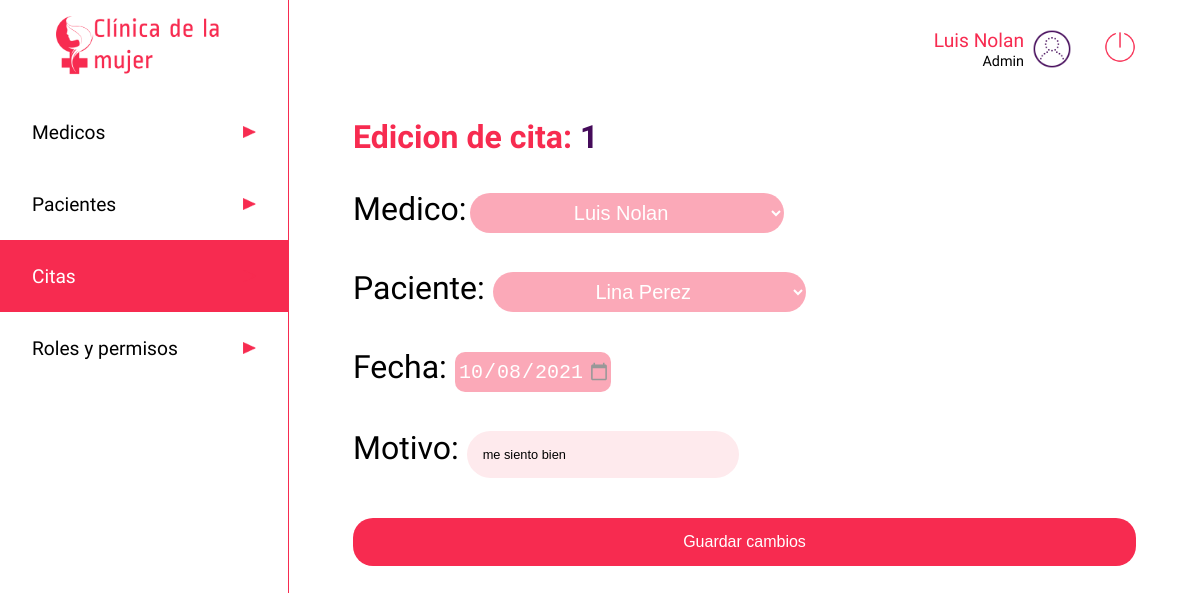
The app's page /listado-citas/1/editar (signed in) with its own data.
### app.py (models this page shows, shortened)
class users(db.Model):
    __tablename__ = 'users'
    cedula = db.Column(db.Integer, primary_key=True)
    nombre=db.Column(db.String)
    apellido=db.Column(db.String)
    nacimiento=db.Column(db.String)
    eps=db.Column(db.String)
    email=db.Column(db.String, unique=True)
    telefono=db.Column(db.Integer)
    dir=db.Column(db.String)
    ciudad=db.Column(db.String)
    password=db.Column(db.String)
    rol =db.Column(db.String)
    especialidad = db.Column(db.String)
    estado = db.Column(db.Boolean)

class citas(db.Model):
    __tablename__ = 'citas'
    cita_id=db.Column(db.Integer, primary_key=True)
    medico_id = db.Column(db.Integer, nullable=False)
    paciente_id = db.Column(db.Integer, nullable=False)
    fecha = db.Column(db.String)
    motivo = db.Column(db.String(500))
    estado = db.Column(db.Boolean)
    hora_atencion = db.Column(db.String)
    sintomas = db.Column(db.String)
    diagnostico = db.Column(db.String)
    anotaciones = db.Column(db.String)
    calificacion = db.Column(db.Integer)
    calificacion_obs = db.Column(db.String)

### app.py (the view)
@app.route('/listado-citas/<cita>/editar', methods=['GET', 'POST'])
def editar_citas(cita):
    if 'usuarioIngresado' in session:
        cita = citas.query.filter_by(cita_id=cita).first()
        medicos = users.query.filter_by(rol='medico')
        pacientes = users.query.filter_by(rol='paciente')
        usuario = users.query.filter_by(cedula=int(session['usuarioIngresado'])).first()
        if request.method == 'POST':
            cita.medico_id = int(request.form['citamedico'])
            cita.paciente_id = int(request.form['citapaciente'])
            cita.fecha = request.form['citafecha']
            cita.motivo = request.form['citamotivo']
            db.session.commit()
        return render('editcita.html', data=cita, row=usuario, listamedicos=medicos, listapacientes=pacientes, cedulam = cita.medico_id)
    else:
        return render('acceso-denegado.html')

### templates/editcita.html (shortened to what this page needs)
<!DOCTYPE html>
<html lang="es">
<head>
    <link rel="stylesheet" type="text/css" href="{{ url_for('static', filename='css/stylelist.css')}}">
</head>
<body>
    <header class="header">
        <a href="/dashboard" type="button" class="btn"><img src="{{ url_for('static', filename='images/iconoclinica.png')}}" class="logo" alt="Clinica de la mujer"></a>
        <nav>
            <ul class="menu">
                <li class="menuitems"><a href="/medico" class="menulink"><span>Medicos</span><img src="{{ url_for('static', filename='images/triangulo.png')}}" class="flecha" alt=""></a></li>
                <li class="menuitems"><a href="/paciente" class="menulink"><span>Pacientes</span><img src="{{ url_for('static', filename='images/triangulo.png')}}" class="flecha" alt=""></a></li>
                <li class="menuitems"><a href="/listado-citas" class="menuselect"><span>Citas</span><img src="{{ url_for('static', filename='images/triangulo.png')}}" class="flecha" alt=""></a></li>
                <li class="menuitems"><a href="/roles" class="menulink"><span>Roles y permisos</span><img src="{{ url_for('static', filename='images/triangulo.png')}}" class="flecha" alt=""></a></li>
            </ul>
        </nav>
    </header>
    <main class="main">
        <div class="searchuser">
            <div>
                <div class="perfil">
                    <div>
                        <span class="nameuser">{{ row ['nombre'] }} {{ row ['apellido'] }}</span><br>
                        <span class="roluser">Admin</span>
                    </div>
                    <img src="{{ url_for('static', filename='images/test_account_100px.png')}}"  class="profile" alt="">
                    <a href="/logout" type="button" class="btn"><img src="{{ url_for('static', filename='images/off.png')}}" class="logout" alt="Cerrar sesion"></a>
                </div>
            </div>
        </div>
        <div class="cuerpo">
            <h1 class="titulo"><span style="color:#F72B50">Edicion de cita: </span><span style="color:#450B5A">{{ data.cita_id }}</span></h1><br>
            <form action="/listado-citas/{{ data.cita_id }}/editar" method="POST">
                <span class="titulo">Medico:</span>
                <select name="citamedico" class="campo-eps">
                    {% for l in listamedicos %}
                        {% if data.medico_id == l.cedula%}
                            <option selected value="{{ data.medico_id }}">{{l.nombre}} {{l.apellido}}</option>
                        {% endif%}
                    {% endfor %}
                </select> <br><br><br>
                <span class="titulo">Paciente: </span>
                <select name="citapaciente" class="campo-eps">
                    {% for l in listapacientes %}
                        {% if data.paciente_id == l.cedula%}
                            <option selected value="{{ data.paciente_id }}">{{l.nombre}} {{l.apellido}}</option>
                        {% endif%}
                    {% endfor%}
                </select> <br><br><br>
                <span class="titulo">Fecha: </span><input class="calendar" type="date" name="citafecha" value="{{ data.fecha }}"> <br><br><br>
                <span class="titulo"> Motivo: </span><input class="textfield" type="textarea" name="citamotivo" value="{{ data.motivo }}"> <br><br><br>
                <input class="boton__registro" type="submit" value="Guardar cambios"> <br>
            </form>
    </main>
</body>
</html>

### static/css/stylelist.css (style rules this page uses)
* { padding: 0; margin: 0; }
body { display: flex; }
.boton__registro { height: 3rem; width: 100%; background: #F72B50; color:white; font-size:1rem; border-radius: 20px; border: none; margin: auto; }
.calendar { width: 20%; height: 2.5rem; margin-top: 2px; background: #F72B50; opacity: .4; color:white; font-size:20px; text-align: center; border-radius: 10px; border: none; }
.campo-eps { width: 40%; height: 2.5rem; margin-top: 2px; background: #F72B50; opacity: .4; color:white; font-size:20px; text-align: center; border-radius: 20px; border: none; }
.cuerpo { margin-top: 3rem; width: 100%; }
.flecha { width: 0.8rem; height: 0.8rem; }
.perfil { display: inline-flex; align-items: center; text-align: right; margin-left: 2rem; justify-content: flex-end; }
.header { margin:0; display: inline-block; width: 18rem; height: 100vh; border-color: #F72B50; justify-content: center; }
.logo { display: block; height: 4rem; margin: auto; padding: 1rem; }
.logout { height: 2rem; margin-left: 2rem; }
.main { width: calc(100% - 18rem); padding: 1.8rem 4rem; border-left: 0.1rem solid #F72B50; }
.menu { font-family: 'Average Sans', sans-serif; list-style: none; color: black; }
.menulink { display: inline-flex; font-size: 1.2rem; width: 14rem; height: 1.5rem; padding: 1.5rem 2rem; text-decoration: none; color: black; background-color: white; justify-content: space-between; align-items: center; margin: 0; }
.menuselect { display: inline-flex; font-size: 1.2rem; width: 14rem; height: 1.5rem; padding: 1.5rem 2rem; text-decoration: none; color: black; background-color: #F72B50; color: white; justify-content: space-between; align-items: center; margin: 0; }
.nameuser { font-family: 'Ropa Sans', sans-serif; font-size: 1.2rem; color: #F72B50; }
.roluser { font-family: 'Ropa Sans', sans-serif; font-size: 0.9rem; }
.textfield { margin: 0.2rem 0; width: 15rem; padding: 1rem; background: #FEEAED; border: none; font-size: 0.8rem; color: black; border-radius: 1.6875rem; outline: none; }
.profile { height: 2.5rem; margin-left: 0.5rem; }
.searchuser { display: flex; align-items: center; justify-content: flex-end; width: 100%; }
.titulo { font-size: 2rem; font-family: 'Ropa Sans', sans-serif; margin-bottom: 1rem; }

### records on screen
users: nombre "Luis", apellido "Nolan"
citas: cita_id "1", citafecha "10/08/2021", citamotivo "me siento bien"

### other values on screen
form field citamedico "Luis Nolan"
form field citapaciente "Lina Perez"
